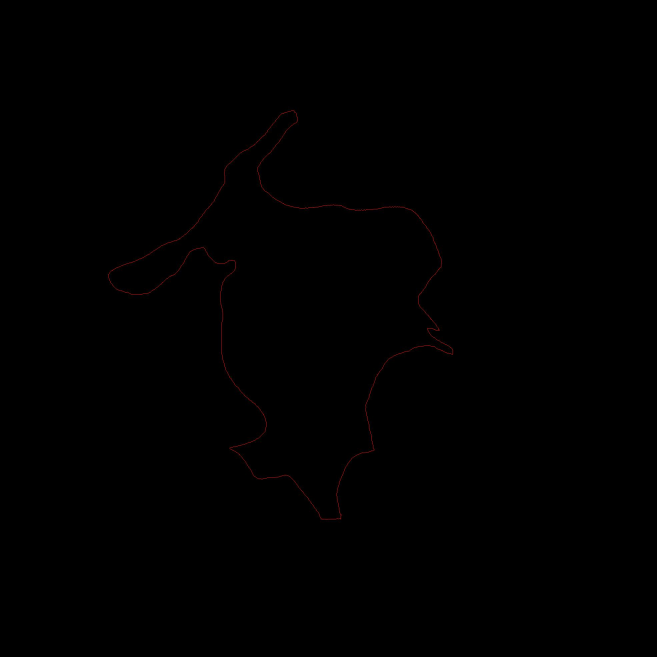
#> input picture Imagens/SPIC_DB_207.jpg, 1970 x 1970 px, found by its file name (shown at 1/3 size)
$ python Process.py   (older library calls are emulated)
#> lines starting #> are read from the running program, lines starting #| are printed output that depends on the picture; after the words box and inside, x2 and y2 are one past the last pixel; in counts of white or black regions, pixels touching at a corner belong together
import cv2
import numpy as np
import math


def loadImg(name):
#> called with name = 'SPIC_DB_207.jpg'
	img = cv2.imread(name)
#> img is the input picture: shape (1970, 1970, 3); mean B, G, R 0.1, 0.1, 0.3
	img = cv2.resize(img, None,fx=0.5, fy=0.5, interpolation = cv2.INTER_CUBIC)
#> img: shape (985, 985, 3)
	imgGray = cv2.cvtColor(img,cv2.COLOR_BGR2GRAY)
	cv2.imshow("imagem bruta", img)
	cv2.waitKey(0)
	return img, imgGray


def createClearCanvas(img):
	canvas = np.zeros(img.shape, np.uint8)
	return canvas


def preProcess(imgGray):
	ret,thresh = cv2.threshold(imgGray, 20, 255, cv2.THRESH_BINARY)
	cv2.imshow("binarizacao da imagem", thresh)
	cv2.waitKey(0)
	im2, contours, hierarchy = cv2.findContours(thresh,cv2.RETR_TREE,cv2.CHAIN_APPROX_SIMPLE)
	print(len(contours))
	print(contours)
	print(hierarchy)
	return contours


def maxAreaContour(contours):
	cnt = contours[0]
	max_area = cv2.contourArea(cnt)

	for cont in contours:
		if cv2.contourArea(cont) > max_area:
			cnt = cont
			max_area = cv2.contourArea(cont)
	return cnt


imgColor, imgGray = loadImg("SPIC_DB_207.jpg")
cv2.imshow("imagem tons de cinza", imgGray)
cv2.waitKey(0)
canvas = createClearCanvas(imgColor)
#> canvas: shape (985, 985, 3); every value is 0
contours = preProcess(imgGray)
#> in preProcess, `ret,thresh = cv2.threshold(imgGray, 20, 255, cv2.THRESH_BINARY)`:
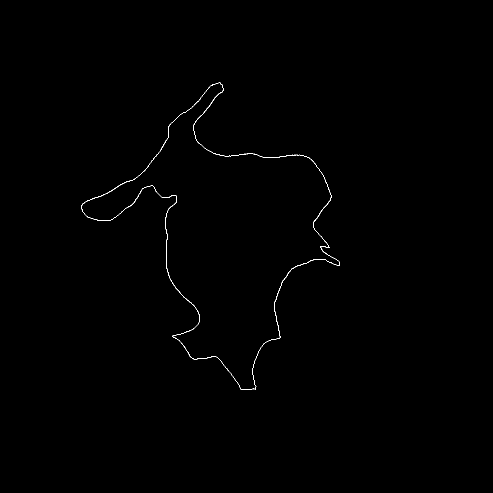
#> thresh: shape (985, 985) (shown at 1/2 size); 0.25% white in thin lines or dots, all inside (x1, y1, x2, y2) = (162, 165, 680, 780)
#> in preProcess, `im2, contours, hierarchy = cv2.findContours(thresh,cv2.RETR_TREE,cv2.C..`: contours = 2 contours; box (x1, y1, x2, y2) and area: (162, 165, 680, 780) 120805, (162, 165, 680, 780) 120417
#| 2
#> (printed output is left out)
#| [[[-1 -1  1 -1]
#|   [-1 -1 -1  0]]]
cnt = maxAreaContour(contours)
#> in maxAreaContour, `cnt = contours[0]`: cnt = contour of 1029 points, box (x1, y1, x2, y2) (162, 165, 680, 780), area 120805
#> in maxAreaContour, `max_area = cv2.contourArea(cnt)`: max_area = 120805
#> the loop in maxAreaContour, `for cont in contours:` made 2 passes

perimeter = int(cv2.arcLength(cnt, False))
#> perimeter = 2400
epsilon = 0.01*perimeter
#> epsilon = 24
approx = cv2.approxPolyDP(cnt, epsilon, False)  # parametros para testar: epsilon(dita o quao simplificada fica a figura
#> approx = contour of 17 points, box (x1, y1, x2, y2) (162, 165, 680, 779), area 121101

height, width, depth = approx.shape
#> height = 17; width = 1; depth = 2
approx = approx.reshape(height,depth)
#> approx = 17 rows, first 8: [437, 165], [278, 351], [162, 416], [213, 441], [295, 372], [353, 393], [333, 537], [399, 640]
print(approx)
#> (printed output is left out)

ln1 = np.array([approx[3], approx[4]])
#> ln1 = [[213, 441], [295, 372]]
ln2 = np.array([approx[2], approx[3]])
#> ln2 = [[162, 416], [213, 441]]
print(ln1)
#| [[213 441]
#|  [295 372]]
print(ln2)
#| [[162 416]
#|  [213 441]]
#> (the run stopped early here; a loop or call above may not have finished)
